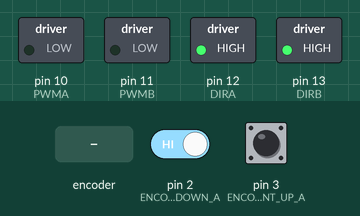
The sketch below on a simulated Arduino Uno, built with avr-gcc and run on an emulated ATmega328P. On the bench: switched loads named in the sketch (green lamp = pin HIGH). The inputs (shaded band) are chosen by the test bench; at power-on: pin 3 (ENCODER_COUNT_UP_A) HIGH, pin 2 (ENCODER_COUNT_DOWN_A) HIGH. What the sketch prints to the serial monitor is not drawn.

Above: at 1.2 s.
1.3 s: pin 3 (ENCODER_COUNT_UP_A) pulsed LOW 2 times (0.12 s each, 0.3 s apart)
4.9 s: rotary encoder on pin 2 (ENCODER_COUNT_DOWN_A) / pin 19 (ENCODER_COUNT_UP_B) turned 3 steps (first pin leading)
8.5 s: pin 3 (ENCODER_COUNT_UP_A) pulsed LOW 5 times (0.12 s each, 0.3 s apart)
Timing chart, 0 to 11.5 s (numbered marks = the images above; inputs shaded):
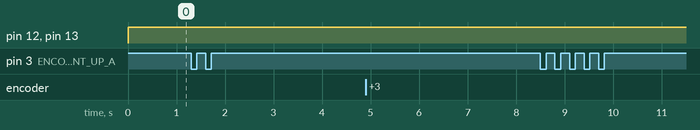

Measured:
- after the input at 1.3 s, every drawn part: stays the same
- after the input at 4.9 s, every drawn part: stays the same
- after the input at 8.5 s, every drawn part: stays the same

The sketch:

Arduino-dual-dc-motor-control-with-encoder.ino
```cpp
/*Title: DC Motor Control with Encoder (Single)*/
/*Author: Khairul Izwan 10-03-2020*/
/*Description: Controlling DC Motor with Encoder using */

/*Parts*/
/*1. DC Motor:: 12V 38RPM 5kgfcm Brushed DC Geared Motor with Encoder :: https://my.cytron.io/p-12v-38rpm-5kgfcm-brushed-dc-geared-motor-with-encoder?search=12v%2038RPM&description=1&src=search.list */
/*2. Driver:: Shield L298P Motor Driver with GPIO :: https://my.cytron.io/p-shield-l298p-motor-driver-with-gpio?src=search.list*/

/*Notes:*/
/*D10, D11, D12 and D13 for motor control*/
/*D10 controls speed of motor A and D11 controls speed of motor B.*/
/*Pin D12 controls direction of motor A and Pin D13 controls direction of motor B.*/

/* Motor Pin Assignment*/
int DIRA = 12;
int PWMA = 10;
int DIRB = 13;
int PWMB = 11;

/*Speed*/
int SPD1 = 0;

/*Encoder Pins Definition*/
/*Using an interrupt pins :: 2, 3, 18, 19, 20, 21 :: https://www.arduino.cc/reference/en/language/functions/external-interrupts/attachinterrupt/?setlang=it*/
#define ENCODER_COUNT_UP_A 3
#define ENCODER_COUNT_DOWN_A 2
#define ENCODER_COUNT_UP_B 19
#define ENCODER_COUNT_DOWN_B 18

/*Encoder Variables*/
volatile signed int TEMP_A, COUNTER_A = 0;
volatile signed int TEMP_B, COUNTER_B = 0;

void setup()
{
/*	Serial Communication*/
	Serial.begin (9600);

/*	Encoder Pins Pull-Up*/
	pinMode(ENCODER_COUNT_UP_A, INPUT_PULLUP);
	pinMode(ENCODER_COUNT_DOWN_A, INPUT_PULLUP);
	pinMode(ENCODER_COUNT_UP_B, INPUT_PULLUP);
	pinMode(ENCODER_COUNT_DOWN_B, INPUT_PULLUP);

/*	Interrupt Input*/
	attachInterrupt(digitalPinToInterrupt(ENCODER_COUNT_UP_A), COUNT_INTERRUPT_CW_A, RISING);
	attachInterrupt(digitalPinToInterrupt(ENCODER_COUNT_DOWN_A), COUNT_INTERRUPT_CCW_A, RISING);
	attachInterrupt(digitalPinToInterrupt(ENCODER_COUNT_UP_B), COUNT_INTERRUPT_CW_B, RISING);
	attachInterrupt(digitalPinToInterrupt(ENCODER_COUNT_DOWN_B), COUNT_INTERRUPT_CCW_B, RISING);

/*	Input/Output Pins Assigment*/
	pinMode(DIRA, OUTPUT);
	pinMode(PWMA, OUTPUT);
	pinMode(DIRB, OUTPUT);
	pinMode(PWMB, OUTPUT);
}

void loop()
{
/*	Direction Control*/
	digitalWrite(DIRA, HIGH);
	digitalWrite(DIRB, HIGH);
/*	PWM Speed Control*/
	analogWrite(PWMA, SPD1);
	analogWrite(PWMB, SPD1);

/*	Send the value of counter*/
	Serial.print ("COUNTER_A");
	Serial.print (":");
	Serial.print (COUNTER_A);
	Serial.print ("\t");
	Serial.print ("COUNTER_B");
	Serial.print (":");
	Serial.print (COUNTER_B);
	Serial.println();
}

/*Counter Helper Function*/
/*Count Up A*/
void COUNT_INTERRUPT_CW_A()
{
	if(digitalRead(ENCODER_COUNT_DOWN_A)==LOW)
	{
		COUNTER_A++;
	}
	else
	{
		COUNTER_A--;
	}
}

/*Count Down A*/
void COUNT_INTERRUPT_CCW_A()
{
	if(digitalRead(ENCODER_COUNT_UP_A)==LOW)
	{
		COUNTER_A--;
	}
	else
	{
		COUNTER_A++;
	}
}

/*Count Up B*/
void COUNT_INTERRUPT_CW_B()
{
	if(digitalRead(ENCODER_COUNT_DOWN_B)==LOW)
	{
		COUNTER_B++;
	}
	else
	{
		COUNTER_B--;
	}
}

/*Count Down A*/
void COUNT_INTERRUPT_CCW_B()
{
	if(digitalRead(ENCODER_COUNT_UP_B)==LOW)
	{
		COUNTER_B--;
	}
	else
	{
		COUNTER_B++;
	}
}
```
